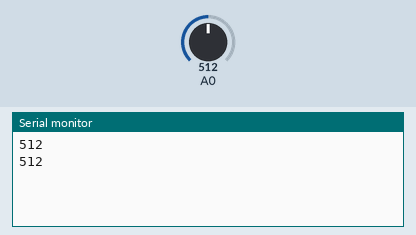
Bench run of a sketch on a simulated Arduino Uno, built with avr-gcc and run on an emulated ATmega328P. Parts: the last lines printed to the serial monitor. The test bench sets the inputs (shaded band); at power-on: A0 = 512.

Above: at 1.8 s.
1.9 s: A0 set to 716
At 2.8 s:
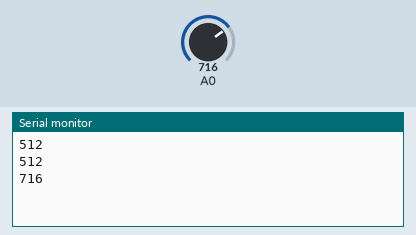
3.4 s: A0 set to 900
At 4.8 s:
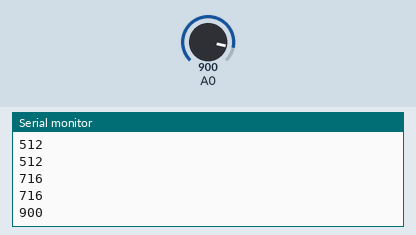
Timing chart, 0 to 6.4 s (numbered marks = the images above; inputs shaded):
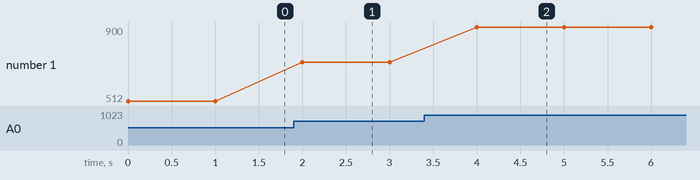

The sketch:

4-1.ino
```cpp
// #include "Robot.h"

void setup() {
  Serial.begin(9600);
 //  BT.begin(115200);
  pinMode(A0,INPUT);
}

void loop() {
  int Vol;
   Vol = analogRead(A0);
   Serial.println(Vol);

   delay(1000);
}
```

Measured:
- after the input at 1.9 s, the serial monitor: prints a new line after 0.10 s (image 1)
- after the input at 3.4 s, the serial monitor: prints a new line after 0.60 s (image 2)
- plotted number 1: 512 → 716 after the input at 1.9 s, 716 → 900 after the input at 3.4 s
